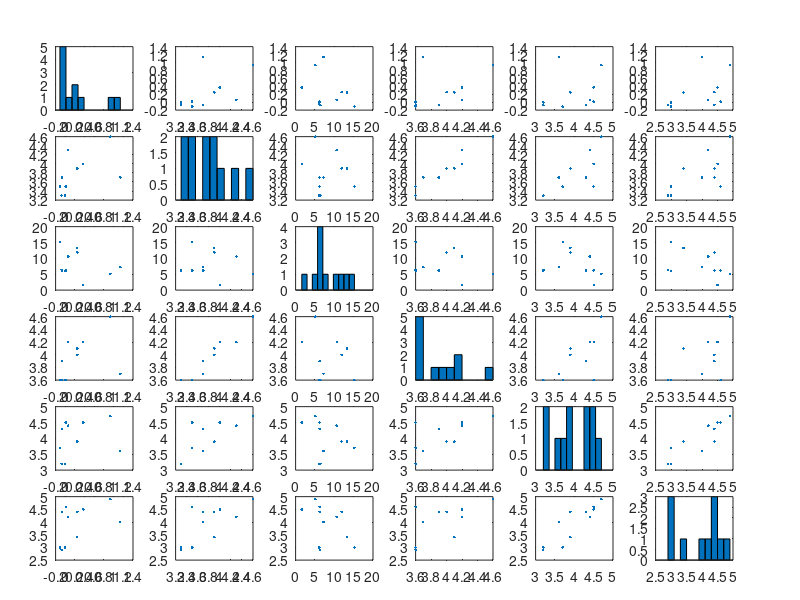

The MATLAB source for this figure: (Note: this script raises an error after producing the figure.)
% All of the q guide data can be found here: http://q.fas.harvard.edu/
% We will look across all departments for course evaluation data.


% VARIABLES IN FILE:
% y1        number of students enrolled in the class the following year
% y2       number of students current year
% overall_rating       
% workload_hours
% recommend
% inst_overall
% inst_access
clc
clear

% data=csvread('QGuideData3.csv', 1, 1);
data=csvread('QGuideDataBigClass.csv', 1, 1);
y1 = data(:,1);               % next year student enrollment
y2 = data(:,2);               % current year student enrollment
overall_rating = data(:,3);   % Overall Rating
workload_hours = data(:,4);   % Workload Hours
recommend = data(:,5);        % Recommend
inst_overall = data(:,6);     % Instructor Overall
inst_access = data(:, 7);     % Instructor Accessibility
elective = data(:, 8);
requirement = data(:, 9);

deltaY = y1-y2;     % Change in enrollment
percentInc = (y1-y2)./y2;
ele_req = elective+requirement;
X=[overall_rating workload_hours recommend inst_overall inst_access];
% X=[workload_hours recommend, requirement];
% plots the data
[~, ax] = plotmatrix([percentInc X])
ax(1,1).YLabel.String='Change in Enrollment'; 
ax(2,1).YLabel.String='Overall Rating'; 
ax(3,1).YLabel.String='Workload Hours'; 
ax(4,1).YLabel.String='Recommendation'; 
ax(5,1).YLabel.String='Instructor Overall'; 
ax(6,1).YLabel.String='Instructor Accessibility'; 

% ax(1,1).YLabel.String='Change in Enrollment'; 
% ax(2,1).YLabel.String='Workload Hours'; 
% ax(3,1).YLabel.String='Recommendation'; 
% ax(4,1).YLabel.String='Requirement'; 
% 
ax(6,1).XLabel.String='Change in Enrollment'; 
ax(6,2).XLabel.String='Overall Rating'; 
ax(6,3).XLabel.String='Workload Hours'; 
ax(6,4).XLabel.String='Recommendation'; 
ax(6,5).XLabel.String='Instructor Overall'; 
ax(6,6).XLabel.String='Instructor Accessibility'; 

% 
% ax(4,1).XLabel.String='Change in Enrollment'; 
% ax(4,2).XLabel.String='Workload Hours'; 
% ax(4,3).XLabel.String='Recommendation'; 
% ax(4,4).XLabel.String='Requirement'; 

% fits linear regression
fitlm(X, deltaY)





